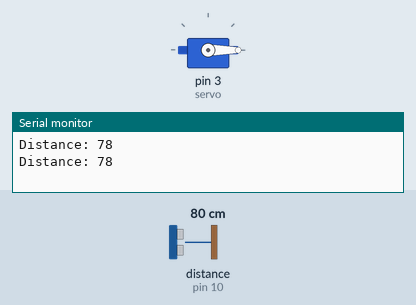
The sketch below on a simulated Arduino Uno, built with avr-gcc and run on an emulated ATmega328P. Parts: servo, the last lines printed to the serial monitor. Wiring (inferred from the names in the program): ultrasonic range finder: trigger pin 9; echo pin 10. The test bench sets the inputs (shaded band); at power-on: distance to the obstacle (sensor on pin 10) 80 cm. The echo pulse lasts 58.3 µs per cm.

Above: at 1.8 s.
1.9 s: distance to the obstacle (sensor on pin 10) set to 24 cm
3.4 s: distance to the obstacle (sensor on pin 10) set to 19 cm
At 5.2 s:
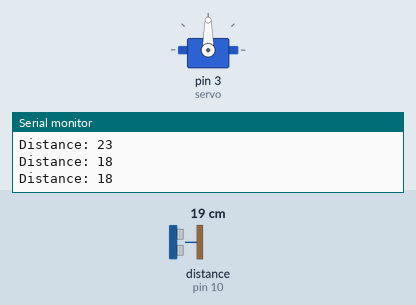
5.5 s: distance to the obstacle (sensor on pin 10) set to 35 cm
At 6.9 s:
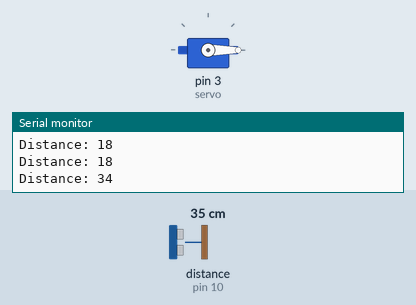
7.5 s: distance to the obstacle (sensor on pin 10) set to 2 cm
At 8.6 s:
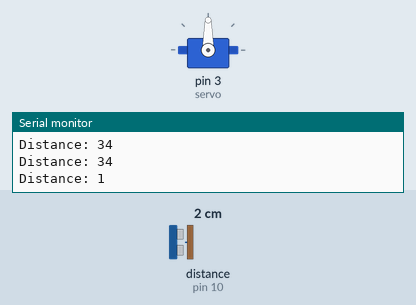
Timing chart, 0 to 10.5 s (numbered marks = the images above; inputs shaded):
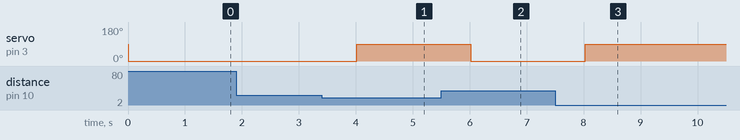

Measured:
- the behaviour switches between 22 and 21 cm on distance to the obstacle (sensor on pin 10) (found by bisection; images 0 and 1)
- after the input at 3.4 s, servo on pin 3 (servo): 0° → 90° after 0.62 s
- after the input at 5.5 s, servo on pin 3 (servo): 90° → 0° after 0.52 s
- after the input at 7.5 s, servo on pin 3 (servo): 0° → 90° after 0.53 s

The sketch:

challange-lock-box.ino
```cpp
/*
* Ultrasonic Sensor HC-SR04 and Arduino Tutorial
*
*
*/

#include <Servo.h>

Servo servo;

// defines pins numbers
const int trigPin = 9;
const int echoPin = 10;

// defines variables
long duration;
int distance;

void setup() {
 servo.attach(3);
pinMode(trigPin, OUTPUT); // Sets the trigPin as an Output
pinMode(echoPin, INPUT); // Sets the echoPin as an Input
Serial.begin(9600); // Starts the serial communication
}

void loop() {
// Clears the trigPin
digitalWrite(trigPin, LOW);
delayMicroseconds(2);

// Sets the trigPin on HIGH state for 10 micro seconds
digitalWrite(trigPin, HIGH);
delayMicroseconds(10);
digitalWrite(trigPin, LOW);

// Reads the echoPin, returns the sound wave travel time in microseconds
duration = pulseIn(echoPin, HIGH);

// Calculating the distance
distance= duration*0.034/2;

Serial.print("Distance: ");
Serial.println(distance);

// if the object at 20 cm lock box

if (distance <= 20) {
   servo.write(90);
   delay(1000);
} else {
  servo.write(0);
   delay(1000);
}
}
```
